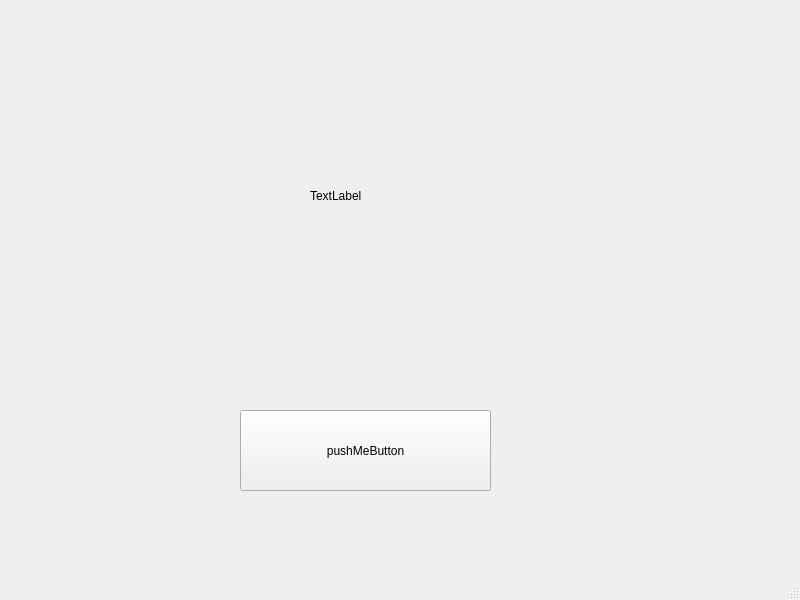
<?xml version="1.0" encoding="UTF-8"?>
<ui version="4.0">
 <class>MainWindow</class>
 <widget class="QMainWindow" name="MainWindow">
  <property name="geometry">
   <rect>
    <x>0</x>
    <y>0</y>
    <width>800</width>
    <height>600</height>
   </rect>
  </property>
  <property name="windowTitle">
   <string>MainWindow</string>
  </property>
  <widget class="QWidget" name="centralwidget">
   <widget class="QPushButton" name="pushMeButton">
    <property name="geometry">
     <rect>
      <x>240</x>
      <y>410</y>
      <width>251</width>
      <height>81</height>
     </rect>
    </property>
    <property name="text">
     <string>pushMeButton</string>
    </property>
   </widget>
   <widget class="QLabel" name="label">
    <property name="geometry">
     <rect>
      <x>310</x>
      <y>140</y>
      <width>201</width>
      <height>111</height>
     </rect>
    </property>
    <property name="text">
     <string>TextLabel</string>
    </property>
   </widget>
  </widget>
  <widget class="QMenuBar" name="menubar">
   <property name="geometry">
    <rect>
     <x>0</x>
     <y>0</y>
     <width>800</width>
     <height>23</height>
    </rect>
   </property>
  </widget>
  <widget class="QStatusBar" name="statusbar"/>
 </widget>
 <resources/>
 <connections/>
</ui>
